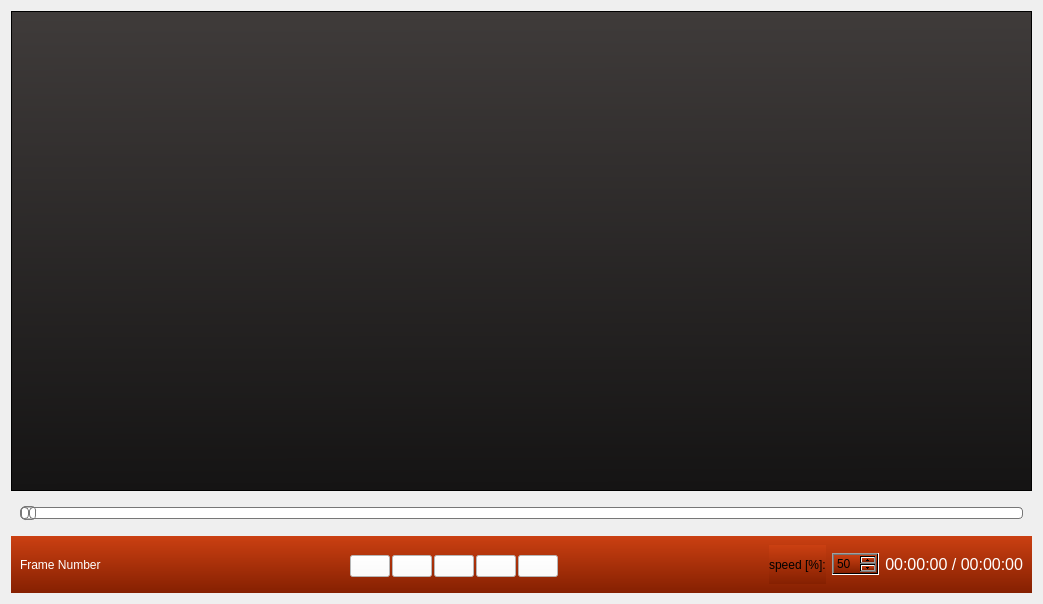
<?xml version="1.0" encoding="UTF-8"?>
<ui version="4.0">
 <class>Player</class>
 <widget class="QWidget" name="Player">
  <property name="geometry">
   <rect>
    <x>0</x>
    <y>0</y>
    <width>1043</width>
    <height>604</height>
   </rect>
  </property>
  <property name="windowTitle">
   <string>Form</string>
  </property>
  <property name="styleSheet">
   <string notr="true"/>
  </property>
  <layout class="QGridLayout" name="gridLayout_2">
   <item row="0" column="1">
    <widget class="QScrollArea" name="scrollArea">
     <property name="minimumSize">
      <size>
       <width>0</width>
       <height>300</height>
      </size>
     </property>
     <property name="autoFillBackground">
      <bool>false</bool>
     </property>
     <property name="styleSheet">
      <string notr="true">background-color: qlineargradient(spread:pad, x1:0.489, y1:0, x2:0.5, y2:0.994318, stop:0 #3F3B3A, stop:1 #151414);</string>
     </property>
     <property name="widgetResizable">
      <bool>true</bool>
     </property>
     <widget class="QWidget" name="scrollAreaWidgetContents">
      <property name="geometry">
       <rect>
        <x>0</x>
        <y>0</y>
        <width>1023</width>
        <height>475</height>
       </rect>
      </property>
      <layout class="QGridLayout" name="gridLayout">
       <item row="0" column="0">
        <layout class="QGridLayout" name="playerLayout"/>
       </item>
      </layout>
     </widget>
    </widget>
   </item>
   <item row="2" column="1">
    <widget class="QWidget" name="widget" native="true">
     <property name="sizePolicy">
      <sizepolicy hsizetype="Preferred" vsizetype="Preferred">
       <horstretch>0</horstretch>
       <verstretch>0</verstretch>
      </sizepolicy>
     </property>
     <property name="maximumSize">
      <size>
       <width>16777215</width>
       <height>57</height>
      </size>
     </property>
     <property name="styleSheet">
      <string notr="true">background-color: qlineargradient(spread:pad, x1:0.489, y1:0, x2:0.5, y2:0.994318, stop:0 #CB4012, stop:1 #852001);</string>
     </property>
     <layout class="QHBoxLayout" name="horizontalLayout">
      <item>
       <widget class="QLabel" name="frameNrLabel">
        <property name="enabled">
         <bool>true</bool>
        </property>
        <property name="minimumSize">
         <size>
          <width>122</width>
          <height>0</height>
         </size>
        </property>
        <property name="styleSheet">
         <string notr="true">background-color: rgba(0,0,0,0);
color: #ffffff</string>
        </property>
        <property name="text">
         <string>Frame Number</string>
        </property>
       </widget>
      </item>
      <item>
       <spacer name="horizontalSpacer">
        <property name="orientation">
         <enum>Qt::Horizontal</enum>
        </property>
        <property name="sizeHint" stdset="0">
         <size>
          <width>429</width>
          <height>20</height>
         </size>
        </property>
       </spacer>
      </item>
      <item>
       <widget class="QWidget" name="widget_3" native="true">
        <property name="minimumSize">
         <size>
          <width>230</width>
          <height>62</height>
         </size>
        </property>
        <property name="maximumSize">
         <size>
          <width>230</width>
          <height>16777215</height>
         </size>
        </property>
        <property name="layoutDirection">
         <enum>Qt::LeftToRight</enum>
        </property>
        <property name="styleSheet">
         <string notr="true">background-color: rgba(255, 255, 255, 0);</string>
        </property>
        <layout class="QHBoxLayout" name="horizontalLayout_2">
         <property name="spacing">
          <number>2</number>
         </property>
         <property name="leftMargin">
          <number>9</number>
         </property>
         <property name="topMargin">
          <number>0</number>
         </property>
         <property name="rightMargin">
          <number>9</number>
         </property>
         <property name="bottomMargin">
          <number>19</number>
         </property>
         <item>
          <widget class="QPushButton" name="btnLast">
           <property name="sizePolicy">
            <sizepolicy hsizetype="Fixed" vsizetype="Fixed">
             <horstretch>0</horstretch>
             <verstretch>0</verstretch>
            </sizepolicy>
           </property>
           <property name="styleSheet">
            <string notr="true">background-color: rgb(255, 255, 255);</string>
           </property>
           <property name="text">
            <string/>
           </property>
           <property name="icon">
            <iconset resource="../resource/icons.qrc">
             <normaloff>:/Icons/last.png</normaloff>:/Icons/last.png</iconset>
           </property>
          </widget>
         </item>
         <item>
          <widget class="QPushButton" name="btnPlay">
           <property name="sizePolicy">
            <sizepolicy hsizetype="Fixed" vsizetype="Fixed">
             <horstretch>0</horstretch>
             <verstretch>0</verstretch>
            </sizepolicy>
           </property>
           <property name="styleSheet">
            <string notr="true">background-color: rgb(255, 255, 255);</string>
           </property>
           <property name="text">
            <string/>
           </property>
           <property name="icon">
            <iconset resource="../resource/icons.qrc">
             <normaloff>:/Icons/play.png</normaloff>:/Icons/play.png</iconset>
           </property>
           <property name="iconSize">
            <size>
             <width>32</width>
             <height>32</height>
            </size>
           </property>
          </widget>
         </item>
         <item>
          <widget class="QPushButton" name="btnPause">
           <property name="sizePolicy">
            <sizepolicy hsizetype="Fixed" vsizetype="Fixed">
             <horstretch>0</horstretch>
             <verstretch>0</verstretch>
            </sizepolicy>
           </property>
           <property name="styleSheet">
            <string notr="true">background-color: rgb(255, 255, 255);</string>
           </property>
           <property name="text">
            <string/>
           </property>
           <property name="icon">
            <iconset resource="../resource/icons.qrc">
             <normaloff>:/Icons/pause.png</normaloff>:/Icons/pause.png</iconset>
           </property>
           <property name="iconSize">
            <size>
             <width>32</width>
             <height>32</height>
            </size>
           </property>
          </widget>
         </item>
         <item>
          <widget class="QPushButton" name="btnStop">
           <property name="sizePolicy">
            <sizepolicy hsizetype="Fixed" vsizetype="Fixed">
             <horstretch>0</horstretch>
             <verstretch>0</verstretch>
            </sizepolicy>
           </property>
           <property name="styleSheet">
            <string notr="true">background-color: rgb(255, 255, 255);</string>
           </property>
           <property name="text">
            <string/>
           </property>
           <property name="icon">
            <iconset resource="../resource/icons.qrc">
             <normaloff>:/Icons/stop.png</normaloff>:/Icons/stop.png</iconset>
           </property>
           <property name="iconSize">
            <size>
             <width>32</width>
             <height>32</height>
            </size>
           </property>
          </widget>
         </item>
         <item>
          <widget class="QPushButton" name="btnNext">
           <property name="sizePolicy">
            <sizepolicy hsizetype="Fixed" vsizetype="Fixed">
             <horstretch>0</horstretch>
             <verstretch>0</verstretch>
            </sizepolicy>
           </property>
           <property name="styleSheet">
            <string notr="true">background-color: rgb(255, 255, 255);</string>
           </property>
           <property name="text">
            <string/>
           </property>
           <property name="icon">
            <iconset resource="../resource/icons.qrc">
             <normaloff>:/Icons/next.png</normaloff>:/Icons/next.png</iconset>
           </property>
           <property name="iconSize">
            <size>
             <width>24</width>
             <height>24</height>
            </size>
           </property>
          </widget>
         </item>
        </layout>
       </widget>
      </item>
      <item>
       <spacer name="horizontalSpacer_2">
        <property name="orientation">
         <enum>Qt::Horizontal</enum>
        </property>
        <property name="sizeHint" stdset="0">
         <size>
          <width>428</width>
          <height>20</height>
         </size>
        </property>
       </spacer>
      </item>
      <item>
       <widget class="QLabel" name="label">
        <property name="text">
         <string>speed [%]:</string>
        </property>
       </widget>
      </item>
      <item>
       <widget class="QSpinBox" name="speedSpinBox">
        <property name="toolTip">
         <string>&lt;html&gt;&lt;head/&gt;&lt;body&gt;&lt;p&gt;speed&lt;/p&gt;&lt;/body&gt;&lt;/html&gt;</string>
        </property>
        <property name="whatsThis">
         <string>&lt;html&gt;&lt;head/&gt;&lt;body&gt;&lt;p&gt;Adjust the video speed.&lt;/p&gt;&lt;/body&gt;&lt;/html&gt;</string>
        </property>
        <property name="minimum">
         <number>5</number>
        </property>
        <property name="maximum">
         <number>100</number>
        </property>
        <property name="singleStep">
         <number>5</number>
        </property>
        <property name="value">
         <number>50</number>
        </property>
       </widget>
      </item>
      <item>
       <widget class="QLabel" name="timeLabel">
        <property name="font">
         <font>
          <pointsize>12</pointsize>
         </font>
        </property>
        <property name="autoFillBackground">
         <bool>false</bool>
        </property>
        <property name="styleSheet">
         <string notr="true">background-color: rgba(0,0,0,0);
color: #ffffff</string>
        </property>
        <property name="text">
         <string>00:00:00 / 00:00:00</string>
        </property>
        <property name="alignment">
         <set>Qt::AlignRight|Qt::AlignTrailing|Qt::AlignVCenter</set>
        </property>
       </widget>
      </item>
     </layout>
    </widget>
   </item>
   <item row="1" column="1">
    <widget class="QWidget" name="widget_2" native="true">
     <property name="maximumSize">
      <size>
       <width>16777215</width>
       <height>40</height>
      </size>
     </property>
     <property name="styleSheet">
      <string notr="true"/>
     </property>
     <layout class="QGridLayout" name="gridLayout_3">
      <item row="0" column="0">
       <widget class="OwnSlider" name="horizontalSlider">
        <property name="autoFillBackground">
         <bool>true</bool>
        </property>
        <property name="styleSheet">
         <string notr="true">QSlider::groove:horizontal {
border: 1px solid #bbb;
background: white;
height: 10px;
border-radius: 4px;
}

QSlider::sub-page:horizontal {
background: qlineargradient(x1: 0, y1: 0,    x2: 0, y2: 1,
    stop: 0 #831F01, stop: 1 #CB4012);
background: qlineargradient(x1: 0, y1: 0.2, x2: 1, y2: 1,
    stop: 0 #CB4012, stop: 1 #831F01);
border: 1px solid #777;
height: 10px;
border-radius: 4px;
}

QSlider::add-page:horizontal {
background: #fff;
border: 1px solid #777;
height: 10px;
border-radius: 4px;
}

QSlider::handle:horizontal {
background: qlineargradient(x1:0, y1:0, x2:1, y2:1,
    stop:0 #CB4012, stop:1 #831F01);
border: 1px solid #777;
width: 13px;
margin-top: -2px;
margin-bottom: -2px;
border-radius: 4px;
}

QSlider::handle:horizontal:hover {
background: qlineargradient(x1:0, y1:0, x2:1, y2:1,
    stop:0 #CB4012, stop:1 #831F01);
border: 1px solid #444;
border-radius: 4px;
}

QSlider::sub-page:horizontal:disabled {
background: #FFD0B4;
border-color: #FF5E00;
}

QSlider::add-page:horizontal:disabled {
background: #FFD0B4;
border-color: #FF5E00;
}

QSlider::handle:horizontal:disabled {
background: #FF5E00;
border: 1px solid #aaa;
border-radius: 4px;
}</string>
        </property>
        <property name="orientation">
         <enum>Qt::Horizontal</enum>
        </property>
       </widget>
      </item>
     </layout>
    </widget>
   </item>
  </layout>
 </widget>
 <customwidgets>
  <customwidget>
   <class>OwnSlider</class>
   <extends>QSlider</extends>
   <header>gui/ownslider.h</header>
  </customwidget>
 </customwidgets>
 <resources>
  <include location="../resource/icons.qrc"/>
 </resources>
 <connections/>
</ui>
